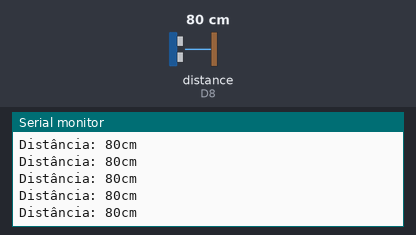
The sketch below on a simulated ESP8266 (NodeMCU). Shown: the last lines printed to the serial monitor. The test bench sets the inputs (shaded band); at power-on: distance to the obstacle (sensor on D8) 80 cm. The echo pulse lasts 58.3 µs per cm; WiFi joins after 1.5 s; servers stay silent unless stated.

Above: at 2.7 s.
2.8 s: distance to the obstacle (sensor on D8) set to 2 cm
At 2.99 s:
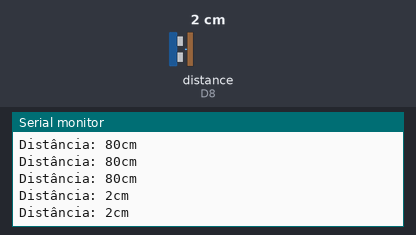
4.3 s: distance to the obstacle (sensor on D8) set to 4 cm
At 4.3 s:
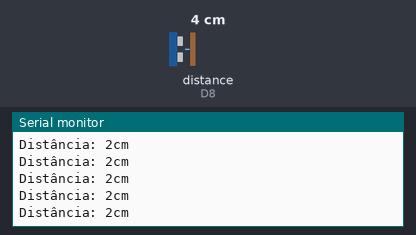
Timing chart, 0 to 7.3 s (numbered marks = the images above; inputs shaded):
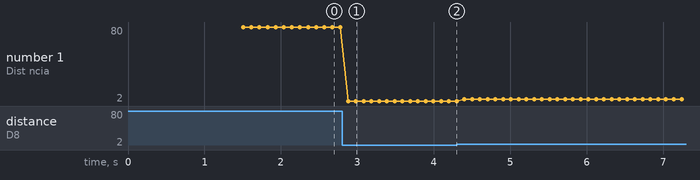

The sketch:

Sensor_de_distancia_UDP.ino
```cpp
/* =============================================================================================================================
 *  Utilização do Sensor de distância HC-SR04 com ESP8266
 *
 *  fontes:
 *  http://blog.baudaeletronica.com.br/integrar-sensor-ao-nodemcu-esp8266/
 *  https://sheldondwill.wordpress.com/2014/02/04/using-an-ultrasonic-sensor-hc-sr04-with-a-3-3v-micro-controller-tiva-c-series/
 *
 * =============================================================================================================================
 *
 * Pinagem
 * ---------------------
 * | HC-SC04 | NodeMCU |
 * ---------------------
 * |   Vcc   |   5V    |
 * |   Trig  |   D7    |
 * |   Echo  |   D8    |
 * |   Gnd   |   GND   |
 *
 *   É necessário instalar a Biblioteca Ultrasonic pra rodar este código.
 *   Sketch -> Incluir Biblioteca -> Gerenciar Bibliotecas
 *=============================================================================================================================
*/


#include <Ultrasonic.h> // Biblioteca para utilização do sensor HC-SR04
#include <ESP8266WiFi.h>    // Biblioteca para utilizacao de dados Wifi
#include <WiFiUdp.h>        // Biblioteca para utilizacao de dados UDP


// Criação de variáveis para conexão em WiFi:
const char* ssid = "WiFi-RPis";          // Nome da rede WiFi a se conectar
const char* password = "nusompi67";      // Senha da rede WiFi a se conectar

Ultrasonic ultrasonic(D7, D8); /* Instância chamada ultrasonic com parâmetros (trig,echo) */
WiFiUDP Udp;  /* Instanciação de WiFiUDP através da criação do objeto Udp */

unsigned int portaLocal_UDP = 4210;  // Variável contendo o número da porta UDP de entrada
char incomingPacket[255];  // Buffer de memória para pacotes UDP que chegarem

const char* IP_host = "192.168.100.255";   // Endereço de IP para onde serão enviados os pacotes
unsigned int portaUDP_host = 54321;   // Variável contendo o número da porta UDP de saída


void setup() {
  Serial.begin(115200);   /* inicializa a comunicação serial a 115200 bps   */
  Serial.println();  /* imprime no console uma linha em branco   */

  Serial.printf("Conectando a rede %s ", ssid); /* imprime no console status de conexão na rede WiFi */
  WiFi.begin(ssid, password); /* inicia a conexão com a rede Wifi e fornece o status
                                 https://www.arduino.cc/en/Reference/WiFiBegin */

  while (WiFi.status() != WL_CONNECTED) /*  https://www.arduino.cc/en/Reference/WiFiStatus  */
  {
    delay(500);
    Serial.print(".");
  }
  Serial.println(" conectado");

  Udp.begin(portaLocal_UDP); /* inicializa a porta UDP de entrada */
  Serial.printf("Recebendo pacotes em IP %s, porta UDP %d\n", WiFi.localIP().toString().c_str(), portaLocal_UDP);
  /* imprime no console o endereço IP e porta UDP de entrada */
}


void loop() {
  const int distancia_cm = ultrasonic.distanceRead();  /* Variável recebe distância medida em centímetros */
  Serial.print("Distância: "); /* Escreve texto na tela  */
  Serial.print(distancia_cm);
  Serial.println("cm"); /* Escreve texto na tela e pula uma linha .  */

  Udp.beginPacket(IP_host, portaUDP_host);  /* Inicia o pacote de transmissão ao endereço de IP e porta UDP  */
  Udp.println(distancia_cm); /* Imprime o dado da entrada analógica no host remoto  */
  Udp.endPacket(); /* Finaliza o pacote UDP e envia ao host remoto */

  delay(100); /* Aguarda 1s */
}
```

Measured:
- after the input at 2.8 s, the serial monitor: prints a new line after 0.08 s (image 1)
- plotted number 1: 80 → 2 after the input at 2.8 s, 2 → 4 after the input at 4.3 s
